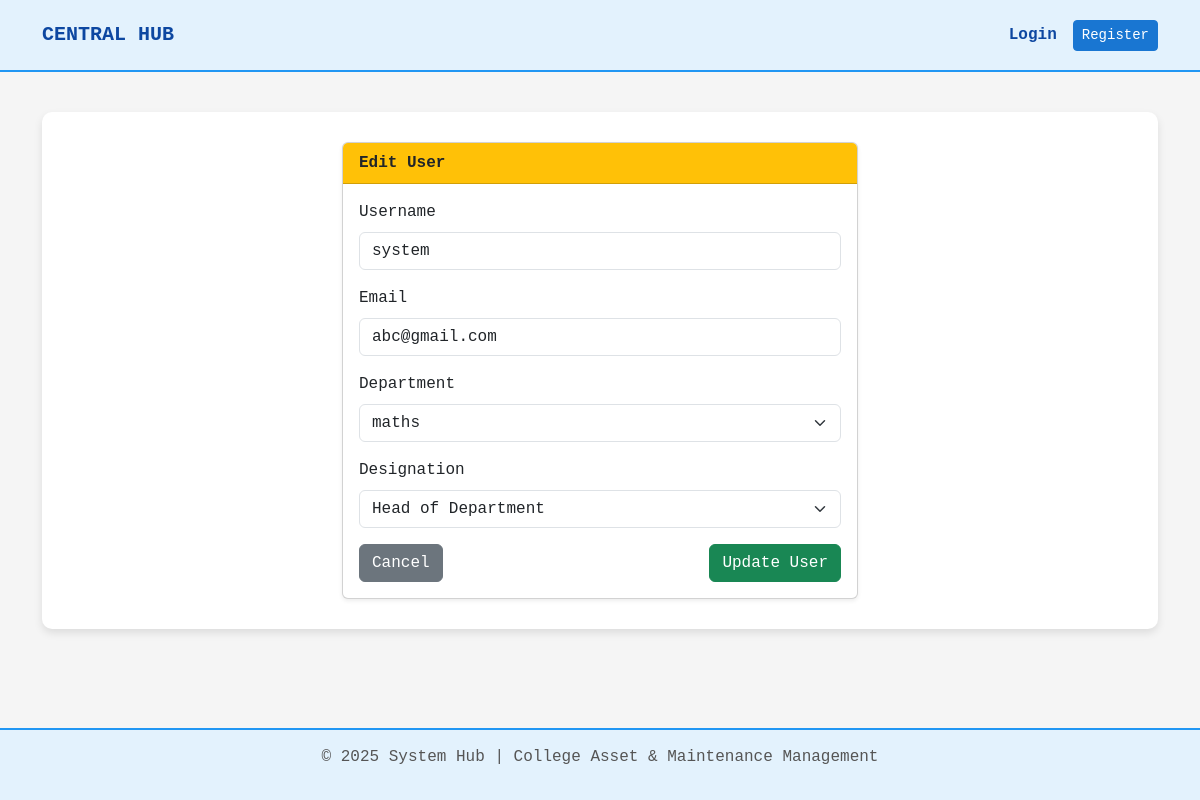
Before: /users/edit/1/ with the older database file.
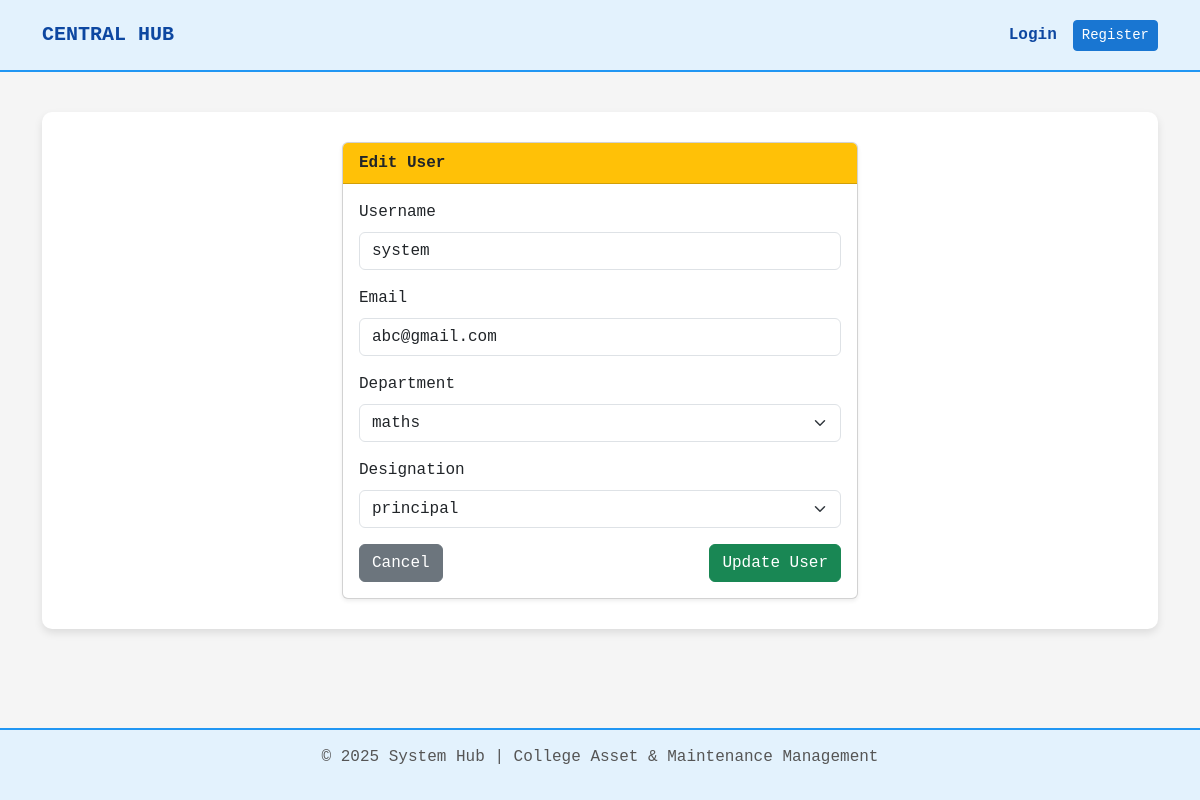
After: the same page with the newer database file.
### core/models.py (models this page shows, shortened)
class User(AbstractUser):
    user_id = models.AutoField(primary_key=True)
    department = models.ForeignKey(Department, on_delete=models.SET_NULL, null=True)
    designation = models.ForeignKey(Designation, on_delete=models.SET_NULL, null=True)

class Designation(models.Model):
    des_id = models.AutoField(primary_key=True)
    designation = models.CharField(max_length=100)

class Department(models.Model):
    department_id = models.AutoField(primary_key=True)
    department_name = models.CharField(max_length=100, unique=True)
    teacher_in_charge = models.ForeignKey(
        settings.AUTH_USER_MODEL,
        on_delete=models.SET_NULL,
        null=True,
        blank=True,
        related_name="departments_in_charge"
    )

### core/views.py (the view, shortened to what this page needs)
# urls.py: path('users/edit/<int:pk>/', views.edit_user, name='edit_user'),
def edit_user(request, pk):
    user = get_object_or_404(User, pk=pk)
    departments = Department.objects.all()
    designations = Designation.objects.all()
    return render(request, "edit_user.html", {
        "user_obj": user,
        "departments": departments,
        "designations": designations
    })

### templates/edit_user.html (shortened to what this page needs)
{% extends 'base.html' %}
{% block content %}
<div class="row justify-content-center">
    <div class="col-md-6">
        <div class="card shadow-sm">
            <div class="card-header bg-warning text-dark fw-bold">
                Edit User
            </div>
            <div class="card-body">
                <form method="POST">
                    <div class="mb-3">
                        <label class="form-label">Username</label>
                        <input type="text"
                               name="username"
                               class="form-control"
                               value="{{ user_obj.username }}"
                               required>
                    </div>
                    <div class="mb-3">
                        <label class="form-label">Email</label>
                        <input type="email"
                               name="email"
                               class="form-control"
                               value="{{ user_obj.email }}"
                               required>
                    </div>
                    <div class="mb-3">
                        <label class="form-label">Department</label>
                        <select name="department" class="form-select" required>
                            {% for dept in departments %}
                                <option value="{{ dept.department_id }}"
                                    {% if user_obj.department == dept %}selected{% endif %}>
                                    {{ dept.department_name }}
                                </option>
                            {% endfor %}
                        </select>
                    </div>
                    <div class="mb-3">
                        <label class="form-label">Designation</label>
                        <select name="designation" class="form-select" required>
                            {% for des in designations %}
                                <option value="{{ des.des_id }}"
                                    {% if user_obj.designation == des %}selected{% endif %}>
                                    {{ des.designation }}
                                </option>
                            {% endfor %}
                        </select>
                    </div>
                    <div class="d-flex justify-content-between">
                        <a href="{% url 'user_list' %}" class="btn btn-secondary">
                            Cancel
                        </a>
                        <button type="submit" class="btn btn-success">
                            Update User
                        </button>
                    </div>
                </form>
            </div>
        </div>
    </div>
</div>
{% endblock %}

Changed rows visible on the page:
changed User "system": designation "Head of Department" → "principal"
